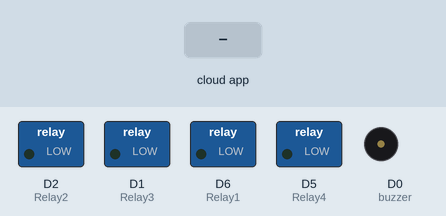
This sketch was run on a simulated ESP8266 (NodeMCU). On the bench: switched loads named in the sketch (green lamp = pin HIGH), buzzer (waves = sounding, pin HIGH). Inputs (shaded band) come from the test bench. WiFi joins after 1.5 s; servers stay silent unless stated; what the sketch prints to the serial monitor is not drawn.

Above: at 2.7 s.
2.8 s: the phone or cloud app sets relay1 to 1
At 4.0 s:
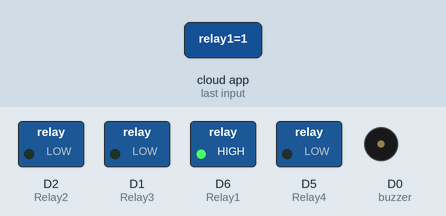
4.3 s: the phone or cloud app sets relay2 to 1
At 4.9 s:
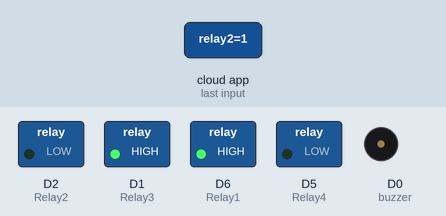
5.8 s: the phone or cloud app sets relay3 to 1
At 6.5 s:
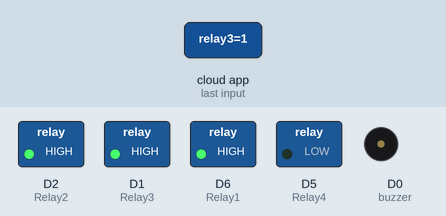
7.3 s: the phone or cloud app sets relay4 to 1
At 8.4 s:
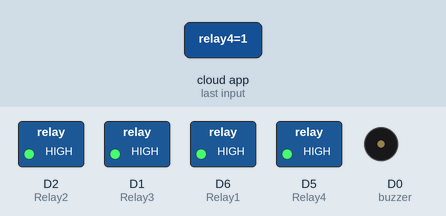
8.8 s: the phone or cloud app sets relay1 to 0
At 9.9 s:
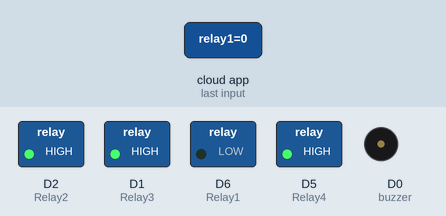
10.3 s: the phone or cloud app sets relay2 to 0
At 10.7 s:
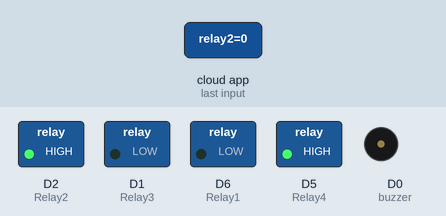
Timing chart, 0 to 12.8 s (numbered marks = the images above; inputs shaded):
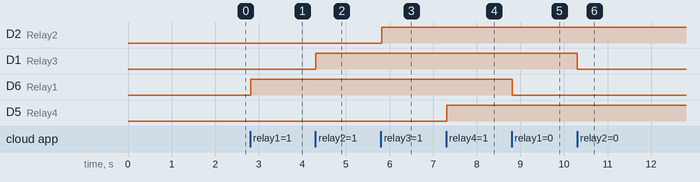

Measured:
- after the input at 2.8 s, D6 (Relay1): LOW → HIGH at once
- after the input at 4.3 s, D1 (Relay3): LOW → HIGH at once
- after the input at 5.8 s, D2 (Relay2): LOW → HIGH at once
- after the input at 7.3 s, D5 (Relay4): LOW → HIGH at once
- after the input at 8.8 s, D6 (Relay1): HIGH → LOW at once
- after the input at 10.3 s, D1 (Relay3): HIGH → LOW at once

The sketch:

buzzar_system.ino
```cpp
#include <DHT_U.h>

#include <ESP8266WiFi.h>
#include "Adafruit_MQTT.h"
#include "Adafruit_MQTT_Client.h"
#include "DHT.h"
#include <ESP8266HTTPClient.h>
bool automation_flag = 0 ;


/************************* Pin Definition *********************************/

//Relays for switching appliances
#define Relay1            D6
#define Relay2            D2
#define Relay3            D1
#define Relay4            D5

//DHT11 for reading temperature and humidity value
#define DHTPIN            D7

//buzzer to know the status of MQTT connections and can be used for any other purpose according to your project need.
#define buzzer            D0

//Selection pins for multiplexer module to switch between different sensors and give data on a single analog pin.
#define S0                D3
#define S1                D4

//Analog pin to read the incoming analog value from different sensors.
#define analogpin         A0

/************************* WiFi Access Point *********************************/

#define WLAN_SSID       "Arijit"
#define WLAN_PASS       "Passw0rd"

/************************* Adafruit.io Setup *********************************/

#define AIO_SERVER      "io.adafruit.com"
#define AIO_SERVERPORT  1883                   // use 8883 for SSL
#define AIO_USERNAME    "arijit10"//"techiesms"
#define AIO_KEY         "ee31d867a8454e9a8189cdc5d975dcd1"//"912b30c900574034a653f41e2b4df838"


/************ Global State (you don't need to change this!) ******************/

// Create an ESP8266 WiFiClient class to connect to the MQTT server.
WiFiClient client;
// or... use WiFiFlientSecure for SSL
//WiFiClientSecure client;

// Setup the MQTT client class by passing in the WiFi client and MQTT server and login details.
Adafruit_MQTT_Client mqtt(&client, AIO_SERVER, AIO_SERVERPORT, AIO_USERNAME, AIO_KEY);

/****************************** Feeds ***************************************/

// Notice MQTT paths for AIO follow the form: <username>/feeds/<feedname>
Adafruit_MQTT_Publish Humidity = Adafruit_MQTT_Publish(&mqtt, AIO_USERNAME "/feeds/humidity");
Adafruit_MQTT_Publish Temperature = Adafruit_MQTT_Publish(&mqtt, AIO_USERNAME "/feeds/temperature");
//Adafruit_MQTT_Publish CO2 = Adafruit_MQTT_Publish(&mqtt, AIO_USERNAME "/feeds/co2");
//Adafruit_MQTT_Publish Sound = Adafruit_MQTT_Publish(&mqtt, AIO_USERNAME "/feeds/sound");
Adafruit_MQTT_Publish Motion = Adafruit_MQTT_Publish(&mqtt, AIO_USERNAME "/feeds/motion");
//Adafruit_MQTT_Publish Light = Adafruit_MQTT_Publish(&mqtt, AIO_USERNAME "/feeds/light");


// Setup a feed called 'onoff' for subscribing to changes.
Adafruit_MQTT_Subscribe Light1 = Adafruit_MQTT_Subscribe(&mqtt, AIO_USERNAME "/feeds/relay1");
Adafruit_MQTT_Subscribe Fan1 = Adafruit_MQTT_Subscribe(&mqtt, AIO_USERNAME "/feeds/relay2");
Adafruit_MQTT_Subscribe Light2 = Adafruit_MQTT_Subscribe(&mqtt, AIO_USERNAME "/feeds/relay3");
Adafruit_MQTT_Subscribe Fan2 = Adafruit_MQTT_Subscribe(&mqtt, AIO_USERNAME "/feeds/relay4");


/************ Necessary declaration for DHT11 ******************/
#define DHTTYPE           DHT11     // DHT 11

DHT dht(DHTPIN, DHTTYPE);
uint32_t delayMS;


/*************************** Sketch Code ************************************/

// Bug workaround for Arduino 1.6.6, it seems to need a function declaration
// for some reason (only affects ESP8266, likely an arduino-builder bug).
void MQTT_connect();
//Servo myservo;
void setup() {
  Serial.begin(115200);

  delay(10);

  pinMode(buzzer, OUTPUT);
  pinMode(Relay1, OUTPUT);
  pinMode(Relay2, OUTPUT);
  pinMode(Relay3, OUTPUT);
  pinMode(Relay4, OUTPUT);
  pinMode(S0, OUTPUT);
  pinMode(S1, OUTPUT);
  pinMode(A0, INPUT);

  Serial.println(F("Adafruit MQTT demo"));

  // Connect to WiFi access point.
  Serial.println(); Serial.println();
  Serial.print("Connecting to ");
  Serial.println(WLAN_SSID);

  WiFi.begin(WLAN_SSID, WLAN_PASS);
  while (WiFi.status() != WL_CONNECTED) {
    delay(500);
    Serial.print(".");
  }
  Serial.println();

  Serial.println("WiFi connected");
  Serial.println("IP address: "); Serial.println(WiFi.localIP());

  //Setting up DHT sensor
  dht.begin();

  // Setup MQTT subscription for onoff feed.
  mqtt.subscribe(&Light1);
  mqtt.subscribe(&Fan1);
  mqtt.subscribe(&Light2);
  mqtt.subscribe(&Fan2);
}

uint32_t x = 0;

void loop() {
  if (digitalRead(Relay1) == LOW && digitalRead(Relay2) == LOW && digitalRead(Relay3) == LOW && digitalRead(Relay4) == LOW)
  {
    automation_flag = 1;

  }
  // Ensure the connection to the MQTT server is alive (this will make the first
  // connection and automatically reconnect when disconnected).  See the MQTT_connect
  // function definition further below.
  //MQTT_connect();
  // this is our 'wait for incoming subscription packets' busy subloop
  // try to spend your time here

  Adafruit_MQTT_Subscribe *subscription;
  while ((subscription = mqtt.readSubscription(20000))) {
    if (subscription == &Light1) {
      Serial.print(F("Got: "));
      Serial.println((char *)Light1.lastread);
      int Light1_State = atoi((char *)Light1.lastread);
      digitalWrite(Relay1, Light1_State);

    }
    if (subscription == &Light2) {
      Serial.print(F("Got: "));
      Serial.println((char *)Light2.lastread);
      int Light2_State = atoi((char *)Light2.lastread);
      digitalWrite(Relay2, Light2_State);
    }
    if (subscription == &Fan1) {
      Serial.print(F("Got: "));
      Serial.println((char *)Fan1.lastread);
      int Fan1_State = atoi((char *)Fan1.lastread);
      digitalWrite(Relay3, Fan1_State);
    }
    if (subscription == &Fan2) {
      Serial.print(F("Got: "));
      Serial.println((char *)Fan2.lastread);
      int Fan2_State = atoi((char *)Fan2.lastread);
      digitalWrite(Relay4, Fan2_State);

    }
  }
 if (automation_flag == 1)
{
  // Now we can publish stuff!
  digitalWrite(S0, LOW);
  digitalWrite(S1, LOW);
  Serial.print("Motion "); Serial.println(analogRead(analogpin));
  Serial.print("...");
  int Value = analogRead(analogpin);
  if(Value>400)
  Value=1;
  else
  Value=0;
  if (! Motion.publish(Value)) {
    Serial.println(F("Failed"));
  } else {
    Serial.println(F("OK!"));
  }

}


if (automation_flag == 1)
 {

  // Reading temperature or humidity takes about 250 milliseconds!
  // Sensor readings may also be up to 2 seconds 'old' (its a very slow sensor)
  float h = dht.readHumidity();
  // Read temperature as Celsius (the default)
  float t = dht.readTemperature();
  // Read temperature as Fahrenheit (isFahrenheit = true)
  float f = dht.readTemperature(true);

  // Check if any reads failed and exit early (to try again).
  if (isnan(h) || isnan(t) || isnan(f)) {
    Serial.println("Failed to read from DHT sensor!");
    return;
  }
  if (! Humidity.publish(h)) {
    Serial.println(F("Failed"));
  } else {
    Serial.println(F("OK!"));
  }
  if (! Temperature.publish(t)) {
    Serial.println(F("Failed"));
  } else {
    Serial.println(F("OK!"));
  }

 }
  // ping the server to keep the mqtt connection alive
  // NOT required if you are publishing once every KEEPALIVE seconds
  /*
    if(! mqtt.ping()) {
    mqtt.disconnect();
    }
  */
}

// Function to connect and reconnect as necessary to the MQTT server.
// Should be called in the loop function and it will take care if connecting.
/*void MQTT_connect() {
  int8_t ret;

  // Stop if already connected.
  if (mqtt.connected()) {
    return;
  }

  Serial.print("Connecting to MQTT... ");

  uint8_t retries = 3;
  digitalWrite(buzzer, HIGH);
  delay(200);
  digitalWrite(buzzer, LOW);
  delay(200);
  digitalWrite(buzzer, HIGH);
  delay(200);
  digitalWrite(buzzer, LOW);
  delay(200);
  while ((ret = mqtt.connect()) != 0) { // connect will return 0 for connected
    Serial.println(mqtt.connectErrorString(ret));
    Serial.println("Retrying MQTT connection in 5 seconds...");
    mqtt.disconnect();
    delay(5000);  // wait 5 seconds
    retries--;
    if (retries == 0) {
      // basically die and wait for WDT to reset me
      while (1);
    }
  }
  Serial.println("MQTT Connected!");
  digitalWrite(buzzer, HIGH);
  delay(2000);
  digitalWrite(buzzer, LOW);
}*/
```

DHT.h
```cpp
// (licence header left out)
#ifndef DHT_H
#define DHT_H

#if ARDUINO >= 100
 #include "Arduino.h"
#else
 #include "WProgram.h"
#endif


// Uncomment to enable printing out nice debug messages.
//#define DHT_DEBUG

// Define where debug output will be printed.
#define DEBUG_PRINTER Serial

// Setup debug printing macros.
#ifdef DHT_DEBUG
  #define DEBUG_PRINT(...) { DEBUG_PRINTER.print(__VA_ARGS__); }
  #define DEBUG_PRINTLN(...) { DEBUG_PRINTER.println(__VA_ARGS__); }
#else
  #define DEBUG_PRINT(...) {}
  #define DEBUG_PRINTLN(...) {}
#endif

// Define types of sensors.
#define DHT11 11
#define DHT22 22
#define DHT21 21
#define AM2301 21


class DHT {
  public:
   DHT(uint8_t pin, uint8_t type, uint8_t count=6);
   void begin(void);
   float readTemperature(bool S=false, bool force=false);
   float convertCtoF(float);
   float convertFtoC(float);
   float computeHeatIndex(float temperature, float percentHumidity, bool isFahrenheit=true);
   float readHumidity(bool force=false);
   boolean read(bool force=false);

 private:
  uint8_t data[5];
  uint8_t _pin, _type;
  #ifdef __AVR
    // Use direct GPIO access on an 8-bit AVR so keep track of the port and bitmask
    // for the digital pin connected to the DHT.  Other platforms will use digitalRead.
    uint8_t _bit, _port;
  #endif
  uint32_t _lastreadtime, _maxcycles;
  bool _lastresult;

  uint32_t expectPulse(bool level);

};

class InterruptLock {
  public:
   InterruptLock() {
    noInterrupts();
   }
   ~InterruptLock() {
    interrupts();
   }

};

#endif
```
